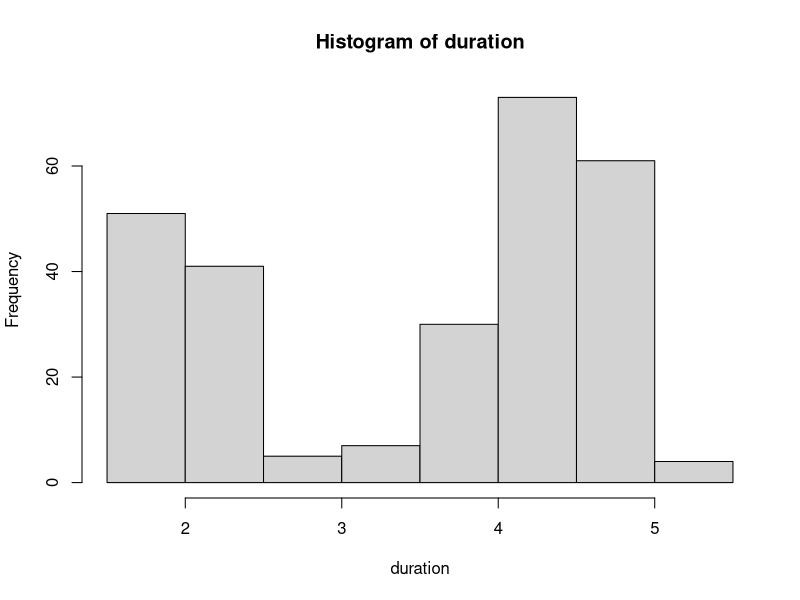
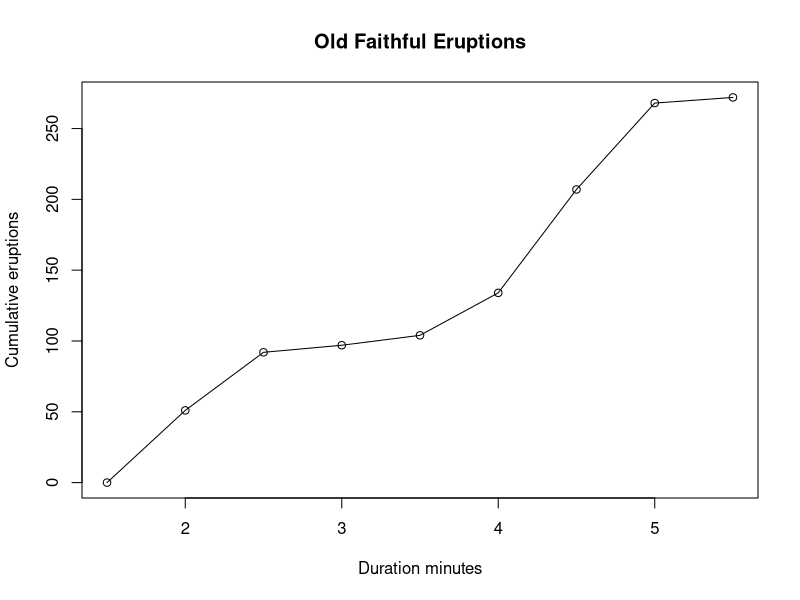
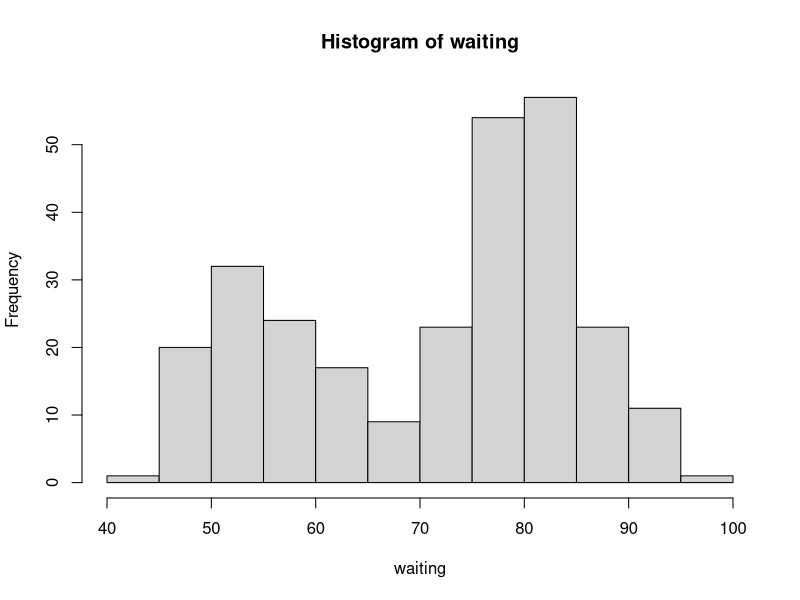
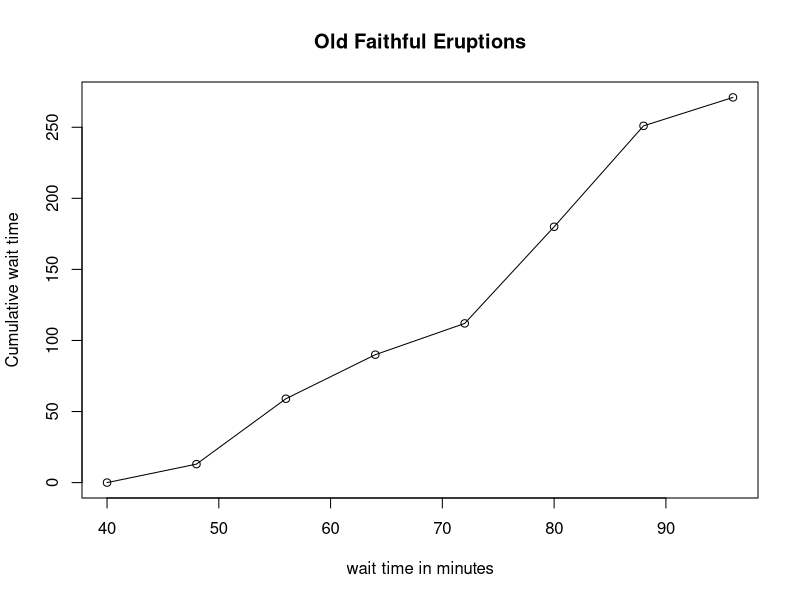
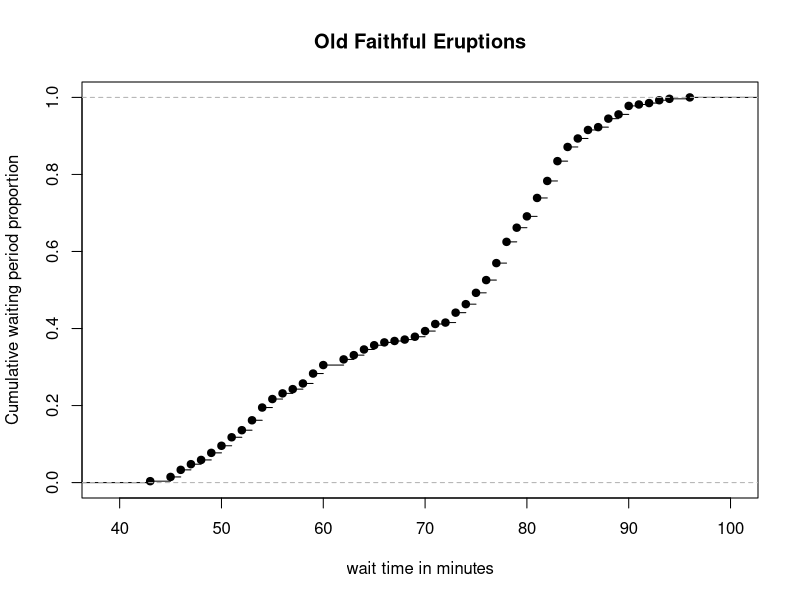
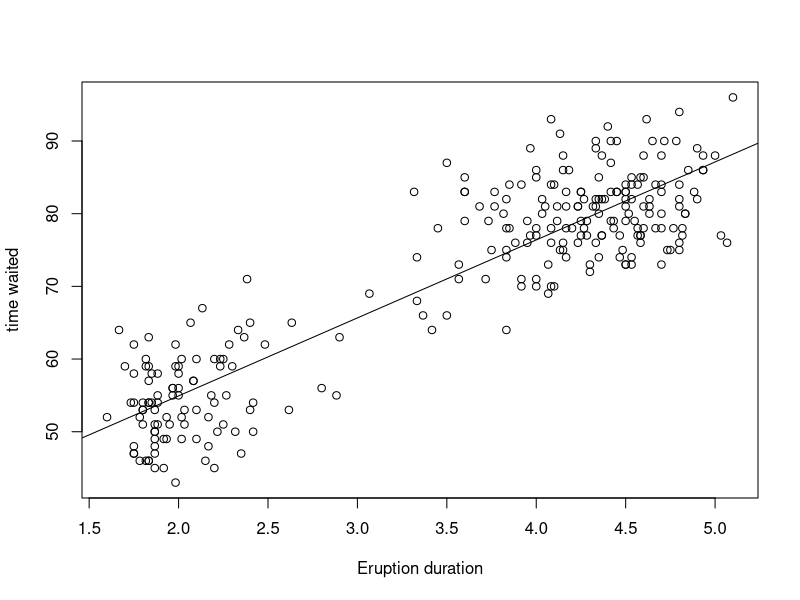

Recreate these plots in R, in order. (Note: this script raises an error after producing the figures.)
#R basics for Quantitative data (continuous)
#dataset -- faithful

head(faithful)
nrow(faithful)
#frequency distribution of the eruption durations in faithful.
duration = faithful$eruptions 
range(duration) # idea about min and max value

breaks = seq(1.5, 5.5, by=0.5)    # half-integer sequence for non-overlapping sub-intervals

#Classify the eruption durations according to the half-unit-length sub-intervals with cut
duration.cut = cut(duration, breaks, right=FALSE)

duration.freq = table(duration.cut)
cbind(duration.freq) 

#relative frequency table
duration.relfreq = duration.freq / nrow(faithful)
duration.cumfreq = cumsum(duration.freq)
duration.cumrelfreq = duration.cumfreq / nrow(faithful)
old = options(digits=1) 
cbind(duration.freq,duration.relfreq,duration.cumfreq,duration.cumrelfreq)
options(old)
#OR
transform(table(duration.cut))
transform(duration.freq,Rel_Freq=prop.table(Freq),Cum_Freq=cumsum(Freq))

#Histogram
hist(duration,right=FALSE)

#Cumulutive freq graph
cumfreq0 = c(0, cumsum(duration.freq))
plot(breaks, cumfreq0,main="Old Faithful Eruptions", xlab="Duration minutes",ylab="Cumulative eruptions")   # y???axis label 
lines(breaks, cumfreq0) # join the points

#the duration sub-interval that has the most eruptions.
max(duration.freq)
which.max(duration.freq)
duration.freq[which.max(duration.freq)]
#OR
subset(duration.freq, duration.freq == max(duration.freq)) #subset gives all rows instead of one


####FOr Waitning Period of Eruptions

#the frequency distribution of the eruption waiting periods in faithful.
waiting = faithful$waiting
head(waiting)
range(waiting)
bins = seq(40,102, by=8)
waiting.cut = cut(waiting,bins, right = FALSE)
waiting.freq = table(waiting.cut)
#relative frequency distribution of the eruption waiting periods in faithful.
waiting.relfreq = waiting.freq/nrow(faithful)
#the cumulative frequency distribution of the eruption waiting periods in faithful.
waiting.cumfreq = cumsum(waiting.freq)
#the cumulative frequency distribution of the eruption waiting periods in faithful.
waiting.cumrelfreq = waiting.cumfreq/nrow(faithful)
cbind(waiting.freq,waiting.relfreq,waiting.cumfreq,waiting.cumrelfreq)
#OR
transform(waiting.freq,Rel_Freq=prop.table(Freq),Cum_Freq=cumsum(Freq), Cum_Rel_Freq = cumsum(Freq)/nrow(faithful))

#Histogram
hist(waiting,right = FALSE)

#the cumulative frequency graph of the eruption waiting periods in faithful.

cumfreq1 = c(0, cumsum(waiting.freq))
plot(bins, cumfreq1,main="Old Faithful Eruptions", xlab="wait time in minutes",ylab="Cumulative wait time")  
lines(bins, cumfreq1) # join the points

#the cumulative relative frequency graph of the eruption waiting periods in faithful.
fun= ecdf(waiting)
plot(fun,main="Old Faithful Eruptions", xlab="wait time in minutes",ylab="Cumulative waiting period proportion")

#the stem-and-leaf plot of the eruption waiting periods in faithful.
stem(waiting)


#Scatter Plot to predict relationship

plot(duration,waiting,xlab="Eruption duration",ylab="time waited")
#Relationship 
abline(lm(waiting ~ duration))

#Data Statistics(Numerical Measures)
summary(faithful)

print(sd(duration),sd(waiting))
print(IQR(duration),IQR(waiting))

cov(duration,waiting) #how the two are linearly related.

#correlation coefficient = covariance divided by the product of their individual standard deviations.
cor(duration, waiting)          # apply the cor function

#The correlation coefficient of eruption duration and waiting time is 0.90081.
# As ~ 1, the variables are positively linearly related.

#Central Moment
#2nd CM is variance
#2nd and 4th central moment of eruption waiting period in the data set faithful.
moment(waiting, order=2, center=TRUE) 
moment(waiting, order=4, center=TRUE) 

library(e1071) # for following functions

#skewness - Measure of symmetry
#rightskewed - mean>median positive skewness
#leftskewed - mean<median neg skewness
skewness(duration)
skewness(waiting)


#the kurtosis describes the tail shape of the data distribution
#mesukurtic --> normal distribution - 0 kurtosis , standard tail shape
#platykurtic--> thin-tailed  dist - neg kurtosis
#leptokurtic --> fat-tailed dist - positive

kurtosis(duration) 
kurtosis(waiting)
